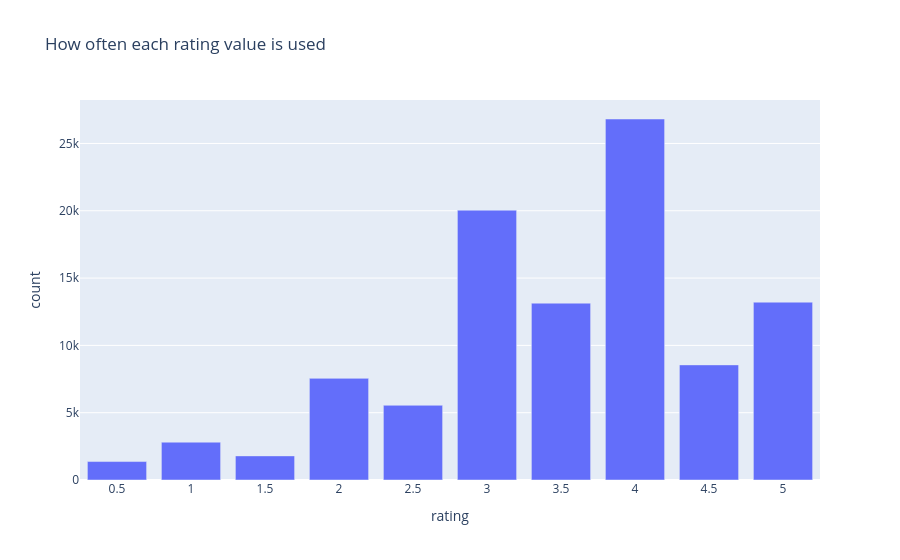

Notebook cell for this chart:
### Markdown cell above
## 2. Rating values and the 'relevant item' threshold

### Code cell
dist = (
    ratings["rating"]
    .value_counts()
    .sort_index()
    .rename_axis("rating")
    .reset_index(name="count")
)
dist["share"] = dist["count"] / dist["count"].sum()
fig = px.bar(dist, x="rating", y="count", title="How often each rating value is used")
fig.update_xaxes(type="category")
fig.show()
print(
    f"mean rating: {ratings['rating'].mean():.3f}, median: {ratings['rating'].median()}"
)
rows = []
for threshold in (3.5, 4.0, 4.5):
    relevant = ratings["rating"] >= threshold
    per_user = (
        ratings[relevant].groupby("user_id").size().reindex(range(1, 611), fill_value=0)
    )
    rows.append(
        {
            "threshold": f">= {threshold}",
            "share_of_ratings": relevant.mean(),
            "users_with_>=1": int((per_user >= 1).sum()),
            "users_with_>=5": int((per_user >= 5).sum()),
            "users_with_>=10": int((per_user >= 10).sum()),
            "median_per_user": float(per_user.median()),
        }
    )
pd.DataFrame(rows).round(3)

### Figure 1 — Plotly figure (JSON) as saved in the notebook; plotly's stock layout.template omitted (floating-point values rounded to 4 significant figures)
{"data": [{"hovertemplate": "rating=%{x}<br>count=%{y}<extra></extra>", "legendgroup": "", "marker": {"color": "#636efa", "pattern": {"shape": ""}}, "name": "", "orientation": "v", "showlegend": false, "textposition": "auto", "type": "bar", "x": [0.5, 1.0, 1.5, 2.0, 2.5, 3.0, 3.5, 4.0, 4.5, 5.0], "xaxis": "x", "y": [1370, 2811, 1791, 7551, 5550, 20047, 13136, 26818, 8551, 13211], "yaxis": "y"}], "layout": {"barmode": "relative", "legend": {"tracegroupgap": 0}, "title": {"text": "How often each rating value is used"}, "xaxis": {"anchor": "y", "domain": [0.0, 1.0], "title": {"text": "rating"}, "type": "category"}, "yaxis": {"anchor": "x", "domain": [0.0, 1.0], "title": {"text": "count"}}}}
